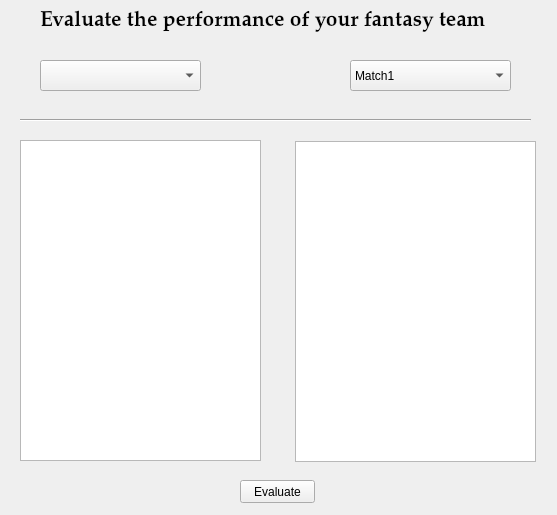
<?xml version="1.0" encoding="UTF-8"?>
<ui version="4.0">
 <class>Form</class>
 <widget class="QWidget" name="Form">
  <property name="geometry">
   <rect>
    <x>0</x>
    <y>0</y>
    <width>557</width>
    <height>515</height>
   </rect>
  </property>
  <property name="windowTitle">
   <string>Form</string>
  </property>
  <widget class="QLabel" name="label">
   <property name="geometry">
    <rect>
     <x>40</x>
     <y>0</y>
     <width>471</width>
     <height>41</height>
    </rect>
   </property>
   <property name="font">
    <font>
     <family>Palatino Linotype</family>
     <pointsize>16</pointsize>
     <weight>75</weight>
     <bold>true</bold>
    </font>
   </property>
   <property name="text">
    <string>Evaluate the performance of your fantasy team</string>
   </property>
  </widget>
  <widget class="QComboBox" name="comboBox1">
   <property name="geometry">
    <rect>
     <x>40</x>
     <y>60</y>
     <width>161</width>
     <height>31</height>
    </rect>
   </property>
  </widget>
  <widget class="QComboBox" name="comboBox2">
   <property name="geometry">
    <rect>
     <x>350</x>
     <y>60</y>
     <width>161</width>
     <height>31</height>
    </rect>
   </property>
   <item>
    <property name="text">
     <string>Match1</string>
    </property>
   </item>
   <item>
    <property name="text">
     <string>Match2</string>
    </property>
   </item>
   <item>
    <property name="text">
     <string>Match3</string>
    </property>
   </item>
  </widget>
  <widget class="Line" name="line">
   <property name="geometry">
    <rect>
     <x>20</x>
     <y>110</y>
     <width>511</width>
     <height>20</height>
    </rect>
   </property>
   <property name="orientation">
    <enum>Qt::Horizontal</enum>
   </property>
  </widget>
  <widget class="QListWidget" name="listWidget1">
   <property name="geometry">
    <rect>
     <x>20</x>
     <y>140</y>
     <width>241</width>
     <height>321</height>
    </rect>
   </property>
  </widget>
  <widget class="QListWidget" name="listWidget2">
   <property name="geometry">
    <rect>
     <x>295</x>
     <y>141</y>
     <width>241</width>
     <height>321</height>
    </rect>
   </property>
  </widget>
  <widget class="QPushButton" name="evalButton">
   <property name="geometry">
    <rect>
     <x>240</x>
     <y>480</y>
     <width>75</width>
     <height>23</height>
    </rect>
   </property>
   <property name="text">
    <string>Evaluate</string>
   </property>
  </widget>
 </widget>
 <resources/>
 <connections/>
</ui>
